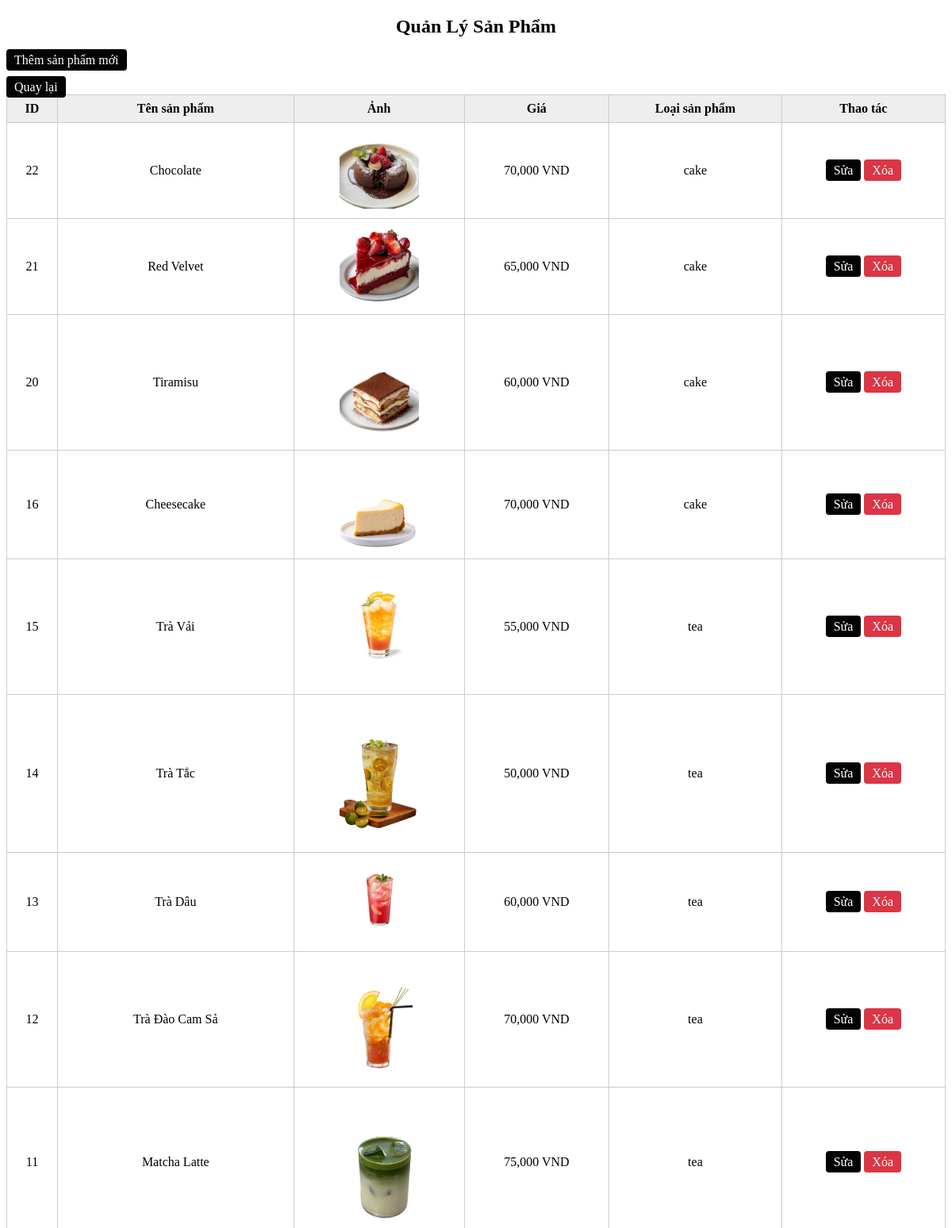
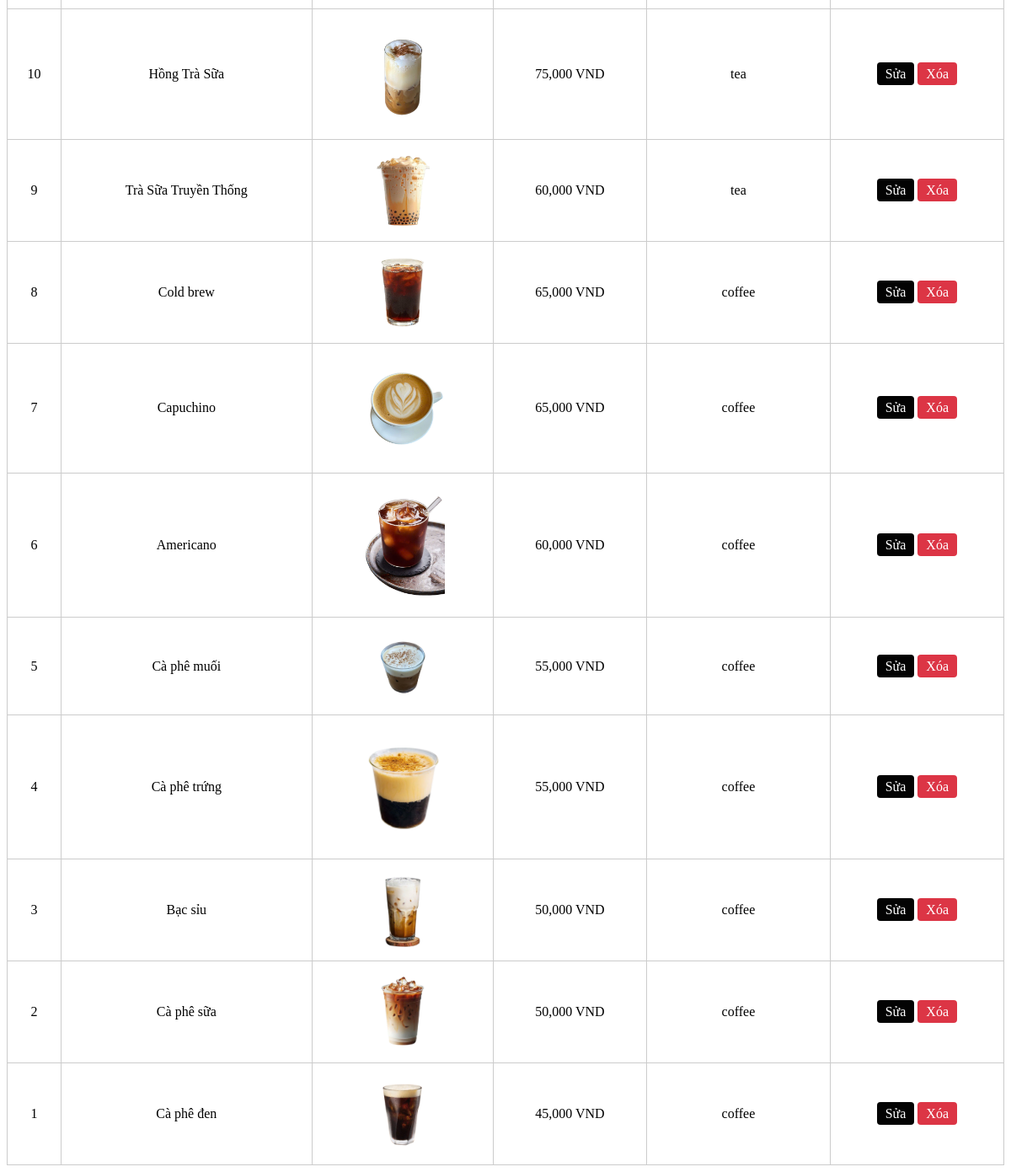
Screenshot of /admin/products/index (signed in) with the database file from the repository (2 pictures, top to bottom).
### tables this page shows
CREATE TABLE `sanpham` (
  `id_product` int(65) NOT NULL,
  `name` varchar(65) NOT NULL,
  `image` varchar(65) NOT NULL,
  `price` decimal(65,0) NOT NULL,
  `description` text DEFAULT NULL,
  `id_category` int(11) DEFAULT NULL
);

CREATE TABLE `danhmuc` (
  `id_category` int(11) NOT NULL,
  `ten_danhmuc` varchar(100) NOT NULL
);

### app/controllers/Admin/ProductsController.php (called while the page is built, shortened)
<?php
class ProductsController {
    private $productModel;
    public function __construct($db) {
        $this->productModel = new ProductModel($db);
    }
    public function index() {
        $products = $this->productModel->getAll();
        require_once ROOT_PATH . '/app/views/admin/products/index.php';
    }
}

### app/models/ProductModel.php (called while the page is built, shortened)
<?php
class ProductModel {
    private $conn;
    public function __construct($conn) {
        $this->conn = $conn;
    }
   public function getAll() {
    $sql = "SELECT p.*, c.ten_danhmuc
            FROM sanpham p
            LEFT JOIN danhmuc c ON p.id_category = c.id_category
            ORDER BY p.id_product DESC";
    $result = $this->conn->query($sql);
    $products = [];
    while ($row = $result->fetch_assoc()) {
        $products[] = $row;
    }
    return $products;
}
}

### app/views/admin/products/index.php (the view, shortened to what this page needs)
<!DOCTYPE html>
<html lang="vi">
<head>
</head>
<body>
<h2>Quản Lý Sản Phẩm</h2>
<p><a href="/coffee/admin/products/create" class="button">Thêm sản phẩm mới</a></p>
<a href="/coffee/admin/admindashboard" class="button">Quay lại</a>
<table>
    <tr>
        <th>ID</th>
        <th>Tên sản phẩm</th>
        <th>Ảnh</th>
        <th>Giá</th>
        <th>Loại sản phẩm</th>
        <th>Thao tác</th>
    </tr>
    <?php foreach ($products as $product): ?>
    <tr>
        <td><?= htmlspecialchars($product['id_product']) ?></td>
        <td><?= htmlspecialchars($product['name']) ?></td>
        <td><img src="<?= htmlspecialchars($product['image']) ?>" alt="<?= htmlspecialchars($product['name']) ?>"></td>
        <td><?= number_format($product['price']) ?> VND</td>
        <td><?= htmlspecialchars($product['ten_danhmuc']) ?></td>
        <td>
            <a href="/coffee/admin/products/edit/<?= $product['id_product'] ?>" class="button">Sửa</a>
            <a href="/coffee/admin/products/delete/<?= $product['id_product'] ?>" onclick="return confirm('Bạn có chắc muốn xóa sản phẩm này?')" class="button delete">Xóa</a>
        </td>
    </tr>
    <?php endforeach; ?>
</table>
</body>
</html>

### index.php (shortened to what this page needs)
<?php
require_once ROOT_PATH . '/config/database.php';
spl_autoload_register(function ($class) {
    $class_path = str_replace('\\', DIRECTORY_SEPARATOR, $class);
    $file = ROOT_PATH . '/app/' . $class_path . '.php';
});
$request_uri = $_SERVER['REQUEST_URI'];
$script_name = $_SERVER['SCRIPT_NAME'];
$base_path = str_replace('index.php', '', $script_name);
$path = parse_url($request_uri, PHP_URL_PATH);
$path = substr($path, strlen($base_path));
$parts = explode('/', trim($path, '/'));
$params = [];
if (isset($parts[0]) && strtolower($parts[0]) === 'admin') {
    $controller_name = !empty($parts[1]) ? ucfirst($parts[1]) : 'Home';
    $action_name = !empty($parts[2]) ? $parts[2] : 'index';
    $params = array_slice($parts, 3);
    $controller_class = "app\\controllers\\Admin\\{$controller_name}Controller";
    $controller_file = ROOT_PATH . "/app/controllers/Admin/{$controller_name}Controller.php";
}
if (file_exists($controller_file)) {
    if (class_exists($controller_class)) {
    if (class_exists($controller_class)) {
        $controller = new $controller_class($conn);
        if (method_exists($controller, $action_name)) {
            call_user_func_array([$controller, $action_name], $params);
        } else {
            http_response_code(404);
            echo "404 Not Found: Action '$action_name' không tồn tại.";
        }
    } else {
        http_response_code(404);
        echo "404 Not Found: Controller class '$controller_class' không tồn tại.";
    }
} else {
    http_response_code(404);
    echo "404 Not Found: Controller file '$controller_file' không tồn tại.";
}
}

### app/views/admin/products/index.php (style rules this page uses)
h2 { text-align:center; }
table { width: 100%; border-collapse: collapse; }
th, td { border: 1px solid #ccc; padding: 8px; text-align: center; }
th { background: #eee; }
a.button { padding: 5px 10px; background: #030303ff; color: white; text-decoration: none; border-radius: 4px; gap:5px }
a.button.delete { background: #dc3545; }
img { max-width: 100px; }

### rows the page displays
sanpham: id_product "22", name "Chocolate", image (picture), price "70,000", id_category.ten_danhmuc "cake"
sanpham: id_product "21", name "Red Velvet", image (picture), price "65,000", id_category.ten_danhmuc "cake"
sanpham: id_product "20", name "Tiramisu", image (picture), price "60,000", id_category.ten_danhmuc "cake"
sanpham: id_product "16", name "Cheesecake", image (picture), price "70,000", id_category.ten_danhmuc "cake"
sanpham: id_product "15", name "Trà Vải", image (picture), price "55,000", id_category.ten_danhmuc "tea"
sanpham: id_product "14", name "Trà Tắc", image (picture), price "50,000", id_category.ten_danhmuc "tea"
sanpham: id_product "13", name "Trà Dâu", image (picture), price "60,000", id_category.ten_danhmuc "tea"
sanpham: id_product "12", name "Trà Đào Cam Sả", image (picture), price "70,000", id_category.ten_danhmuc "tea"
sanpham: id_product "11", name "Matcha Latte", image (picture), price "75,000", id_category.ten_danhmuc "tea"
sanpham: id_product "10", name "Hồng Trà Sữa", image (picture), price "75,000", id_category.ten_danhmuc "tea"
sanpham: id_product "9", name "Trà Sữa Truyền Thống", image (picture), price "60,000", id_category.ten_danhmuc "tea"
sanpham: id_product "8", name "Cold brew", image (picture), price "65,000", id_category.ten_danhmuc "coffee"
sanpham: id_product "7", name "Capuchino", image (picture), price "65,000", id_category.ten_danhmuc "coffee"
sanpham: id_product "6", name "Americano", image (picture), price "60,000", id_category.ten_danhmuc "coffee"
sanpham: id_product "5", name "Cà phê muối", image (picture), price "55,000", id_category.ten_danhmuc "coffee"
sanpham: id_product "4", name "Cà phê trứng", image (picture), price "55,000", id_category.ten_danhmuc "coffee"
sanpham: id_product "3", name "Bạc sỉu", image (picture), price "50,000", id_category.ten_danhmuc "coffee"
sanpham: id_product "2", name "Cà phê sữa", image (picture), price "50,000", id_category.ten_danhmuc "coffee"
sanpham: id_product "1", name "Cà phê đen", image (picture), price "45,000", id_category.ten_danhmuc "coffee"
